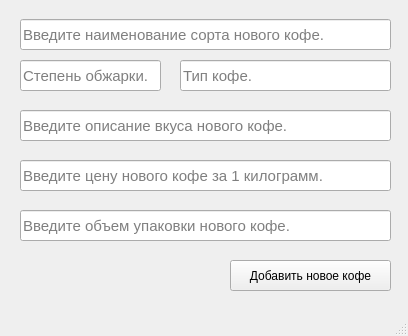
<?xml version="1.0" encoding="UTF-8"?>
<ui version="4.0">
 <class>MainWindow</class>
 <widget class="QMainWindow" name="MainWindow">
  <property name="geometry">
   <rect>
    <x>0</x>
    <y>0</y>
    <width>408</width>
    <height>336</height>
   </rect>
  </property>
  <property name="windowTitle">
   <string>Добавить информацию о кофе</string>
  </property>
  <widget class="QWidget" name="centralwidget">
   <widget class="QLineEdit" name="sort">
    <property name="geometry">
     <rect>
      <x>20</x>
      <y>19</y>
      <width>371</width>
      <height>31</height>
     </rect>
    </property>
    <property name="font">
     <font>
      <pointsize>11</pointsize>
      <weight>50</weight>
      <bold>false</bold>
     </font>
    </property>
    <property name="placeholderText">
     <string>Введите наименование сорта нового кофе.</string>
    </property>
   </widget>
   <widget class="QLineEdit" name="roasting">
    <property name="geometry">
     <rect>
      <x>20</x>
      <y>60</y>
      <width>141</width>
      <height>31</height>
     </rect>
    </property>
    <property name="font">
     <font>
      <pointsize>11</pointsize>
      <weight>50</weight>
      <bold>false</bold>
     </font>
    </property>
    <property name="placeholderText">
     <string>Степень обжарки.</string>
    </property>
   </widget>
   <widget class="QLineEdit" name="coffee">
    <property name="geometry">
     <rect>
      <x>180</x>
      <y>60</y>
      <width>211</width>
      <height>31</height>
     </rect>
    </property>
    <property name="font">
     <font>
      <pointsize>11</pointsize>
      <weight>50</weight>
      <bold>false</bold>
     </font>
    </property>
    <property name="placeholderText">
     <string>Тип кофе.</string>
    </property>
   </widget>
   <widget class="QLineEdit" name="taste">
    <property name="geometry">
     <rect>
      <x>20</x>
      <y>110</y>
      <width>371</width>
      <height>31</height>
     </rect>
    </property>
    <property name="font">
     <font>
      <pointsize>11</pointsize>
      <weight>50</weight>
      <bold>false</bold>
     </font>
    </property>
    <property name="placeholderText">
     <string>Введите описание вкуса нового кофе.</string>
    </property>
   </widget>
   <widget class="QLineEdit" name="price">
    <property name="geometry">
     <rect>
      <x>20</x>
      <y>160</y>
      <width>371</width>
      <height>31</height>
     </rect>
    </property>
    <property name="font">
     <font>
      <pointsize>11</pointsize>
      <weight>50</weight>
      <bold>false</bold>
     </font>
    </property>
    <property name="placeholderText">
     <string>Введите цену нового кофе за 1 килограмм.</string>
    </property>
   </widget>
   <widget class="QLineEdit" name="capacity">
    <property name="geometry">
     <rect>
      <x>20</x>
      <y>210</y>
      <width>371</width>
      <height>31</height>
     </rect>
    </property>
    <property name="font">
     <font>
      <pointsize>11</pointsize>
      <weight>50</weight>
      <bold>false</bold>
     </font>
    </property>
    <property name="placeholderText">
     <string>Введите объем упаковки нового кофе.</string>
    </property>
   </widget>
   <widget class="QPushButton" name="addButton">
    <property name="geometry">
     <rect>
      <x>230</x>
      <y>260</y>
      <width>161</width>
      <height>31</height>
     </rect>
    </property>
    <property name="text">
     <string>Добавить новое кофе</string>
    </property>
   </widget>
  </widget>
  <widget class="QStatusBar" name="statusbar"/>
 </widget>
 <resources/>
 <connections/>
</ui>
